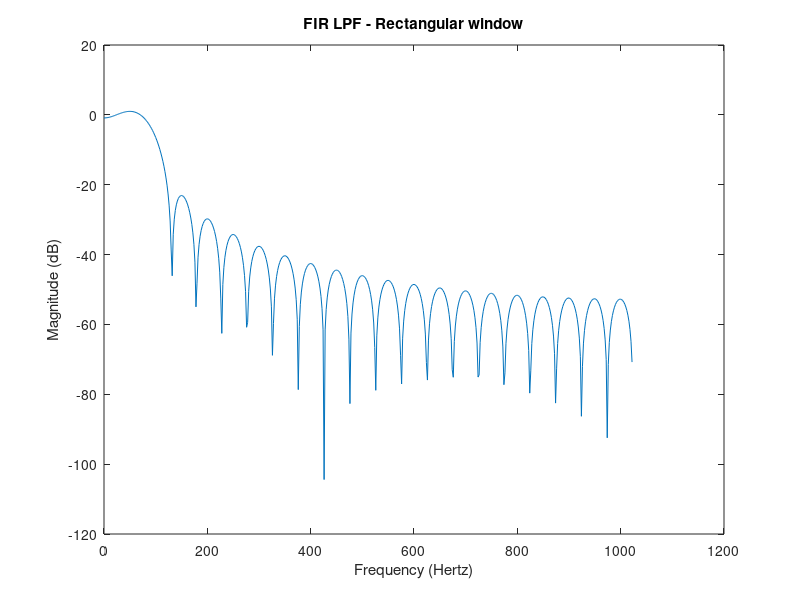

This chart was generated by the following MATLAB code: (Note: this script raises an error after producing the figure.)
clc;
clear variables;

fc = 100;
fsample = 2048;
M = 40;
wc = (2*pi*fc)/fsample;  % Cutoff frequency in radians per second

%% rectangular window
h_a = [];
for n=0:M-1
  	alpha = (M-1)/2;
    if(n==alpha)
        h_a(n+1)=wc/pi;
    else
        h_a(n+1)=sin((n-alpha)*wc)/((n-alpha)*pi);
    end
end

w_n = [];
for n=0:M-1
    w_n(n+1)=1;
end

h_n = h_a.*w_n;

figure(1);
[H, w] = freqz(h_n);
plot(fsample*w/(2*pi),20*log10(abs(H)));
xlabel('Frequency (Hertz)');ylabel('Magnitude (dB)');
title('FIR LPF - Rectangular window');

figure(2);
[b,a] = fir1(M-1,2*fc/fsample,'low',rectwin(M));
freqz(b,a,fsample,fsample);
title('For checking: FIR LPF - Rectangular window');